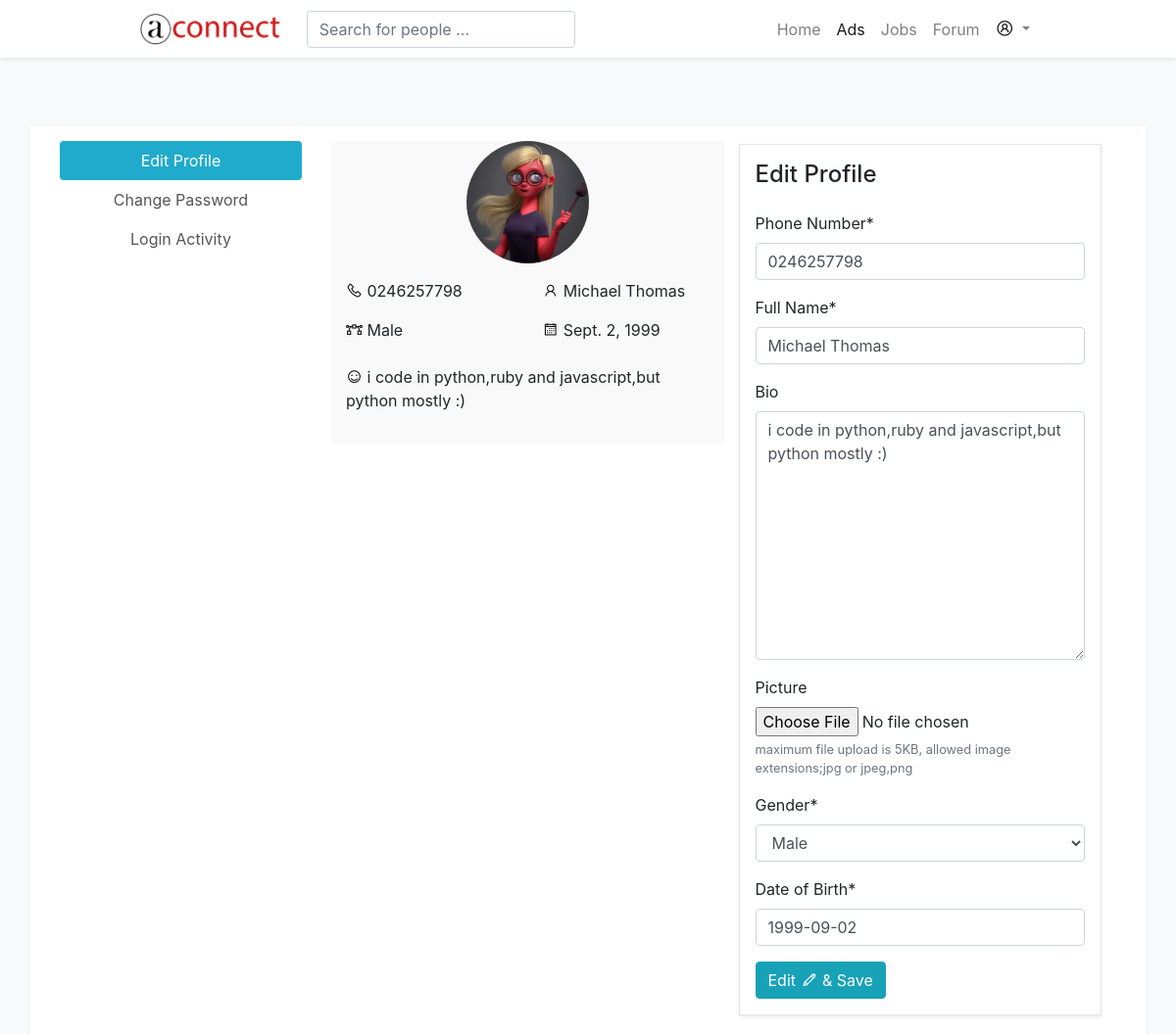
Screenshot of /account/profile/michael/edit/ (signed in) with the database file from the repository.
### apps/account/models.py (models this page shows, shortened)
class Profile(models.Model):
	owner					= 	models.OneToOneField(to=AUTH_USER_MODEL,related_name='profile',on_delete=models.CASCADE)
	pic 					= 	models.ImageField(upload_to=utils.profile_dp,blank=True,null=True)
	full_name				=   models.CharField(max_length=250,blank=True,null=True)
	phone_number			= 	models.CharField(max_length=13,blank=True,null=True)
	bio 					= 	models.TextField(max_length=110,blank=True,null=True)
	gender					= 	models.CharField(max_length=6,blank=True,null=True)
	dob						=   models.DateField(blank=True,null=True)
	created 				=   models.DateTimeField(auto_now_add=True)
	update					=   models.DateTimeField(auto_now=True)
	class Meta:
		ordering 			= ('-created',)
		verbose_name 		= 'Profile'
		verbose_name_plural = 'Profiles'
	def get_absolute_url(self):
		return reverse('account:user-profile',args=[str(self.owner.username)])
	@property
	def pic_url(self):
		if self.pic:
			return self.pic.url
		return utils.default_avatar_url()

### apps/common/decorators.py (the view)
	def wrap(request,*args,**kwargs):
		profile = Profile.objects.filter(owner__username = kwargs['username']).first()
		if request.user.id == profile.owner.id:
			return f(request,*args,**kwargs)
		else:
			raise PermissionDenied

### apps/account/forms.py
class ProfileEditForm(forms.ModelForm):
	F = 'Female'
	M = 'Male'
	O = 'Other'
	GENDER = (
	(F,'Female'),
	(M,'Male'),
	(O,'Other'),
	)
	phone_number	= forms.CharField(max_length=250,required=True,label='Phone Number',widget=forms.TextInput(attrs={'placeholder':'phone number'}))
	full_name		= forms.CharField(label="Full Name",required=True,widget=forms.TextInput(attrs={'placeholder':'Your Fullname'}))
	gender 			= forms.ChoiceField(label='Gender',choices=GENDER,required=True)
	dob				= forms.DateField(label="Date of Birth",required=True)
	pic 	= forms.FileField(label="Picture",help_text='maximum file upload is 5KB, allowed image extensions;jpg or jpeg,png',required = False,widget=forms.FileInput(attrs={'accept':'image/*'}))
	class Meta:
		model 	= Profile
		fields 	= ('phone_number','full_name','bio','pic','gender','dob',)

### apps/account/views.py (called while the page is built, shortened)
@login_required
@user_is_profile_owner
def account_edit(request,username):
	if not username is None:
		user = get_object_or_404(get_user_model(),username = username.strip())
		form = ProfileEditForm(instance=user.profile)
		pform = PasswordChangeForm(request.user)
	ctx = dict()
	ctx['user'] = user
	ctx['form'] = form
	ctx['pform'] = pform
	return TemplateResponse(request,'profile/profile_edit.html',ctx)

### apps/context_processors.py (called while the page is built)
def is_auth(request):
	flag = None
	if not request.user.is_authenticated:
		flag = False
	if not isinstance(request.user,get_user_model()):
		flag = False
	if not (request.user.is_staff or request.user.is_superuser or request.user.is_active):
		flag = False
	else:
		flag = True
	return {'is_auth':flag}

### templates/profile/profile_edit.html (shortened to what this page needs)
{% extends 'layout.html' %}
{% load static from staticfiles %}
{% load crispy_forms_tags %}
{% block content %}
<div class="container-fluid container--fluid--wrap">
	  <div class="col-lg-12">
	  	<div class="container">
		  	<div class="row shadow-sm row-wrap">
				   <div class="col-lg-3">
				    <div class="nav flex-column nav-pills" id="v-pills-tab" role="tablist" aria-orientation="vertical">
				      <a class="nav-link active" id="v-pills-home-tab" data-toggle="pill" href="#v-pills-home" role="tab" aria-controls="v-pills-home" aria-selected="true">Edit Profile</a>
				      <a class="nav-link" id="v-pills-profile-tab" data-toggle="pill" href="#v-pills-profile" role="tab" aria-controls="v-pills-profile" aria-selected="false">Change Password</a>
				      <a class="nav-link" id="v-pills-messages-tab" data-toggle="pill" href="#v-pills-messages" role="tab" aria-controls="v-pills-messages" aria-selected="false">Login Activity</a>
				    </div>
				  </div>
				  <div class="col-lg-9 col-content-div">
				    <div class="tab-content" id="v-pills-tabContent">
				      <div class="tab-pane fade show active" id="v-pills-home" role="tabpanel" aria-labelledby="v-pills-home-tab">
					      <div class="container-fluid">
					      	<div class="row">
					      		<div class="col-lg-6 col-background-profile">
					      			<div class="row">
					      				{% if user.profile.pic %}
					      				<div class="col-lg-12 text-center">
					      					<img src="{{user.profile.pic_url}}" class="image-avatar-res">
					      				</div>
					      				{% else %}
					      				<div class="col-lg-12 text-center">
					      					<img src="{% static 'images/avatar/default_avatar.jpeg' %}" class="image-avatar-res">
					      				</div>
					      				{% endif %}
					      			</div>
					      			<div class="row mt-3">
					      				{% if user.profile.phone_number %}
					      				<div class="col-lg-6">
					      					<p><i class="la la-phone"></i> {{user.profile.phone_number}}</p>
					      				</div>
					      				{% endif %}
					      				{% if user.profile.full_name %}
					      				<div class="col-lg-6">
					      					<p><i class="la la-user"></i> {{user.profile.full_name}}</p>
					      				</div>
					      				{% endif %}
					      			</div>
					      			<div class="row mb-2">
					      				{% if user.profile.gender %}
					      				<div class="col-lg-6">
					      					<p><i class="la la-bezier-curve"></i> {{user.profile.gender}}</p>
					      				</div>
					      				{% endif %}
					      				{% if user.profile.dob %}
					      				<div class="col-lg-6">
					      					<p><i class="la la-calendar"></i> {{user.profile.dob}}</p>
					      				</div>
					      				{% endif %}
					      			</div>
					      			{% if user.profile.bio %}
					      			<div class="row mb-3">
					      				<div class="col-lg-12">
					      					<p><i class="la la-smile"></i> {{ user.profile.bio }}</p>
					      				</div>
					      			</div>
					      			{% endif %}
					      		</div>
					      		<div class="col-lg-6">
					      			<form class='edit-profile-form shadow-sm' action="." method="POST" enctype="multipart/form-data">
					      				<h4>Edit Profile</h4>
					      				{{ form|crispy }}
					      				<button class="btn btn-info" name='edit-profile-form'>Edit <i class="la la-pencil"></i> & Save</button>
					      			</form>
					      		</div>
					      	</div>
					      </div>
				      </div>
				    </div>
				  </div>
		  	</div>
	  	</div>
	  </div>
</div>
{% endblock %}

### staticfiles/static_env/css/style.css (style rules this page uses)
body { background: #f8f9fa !important; }
.container--fluid--wrap { margin-top: 8em; }

### rows the page displays
Profile: phone_number "0246257798", full_name "Michael Thomas", bio "i code in python,ruby and javascript,but python mostly :)", gender "Male", dob "1999-09-02"

### other values shown
{{ user.profile.phone_number }} "0246257798"
{{ user.profile.full_name }} "Michael Thomas"
{{ user.profile.gender }} "Male"
{{ user.profile.dob }} "Sept. 2, 1999"
{{ user.profile.bio }} "i code in python,ruby and javascript,but python mostly :)"
